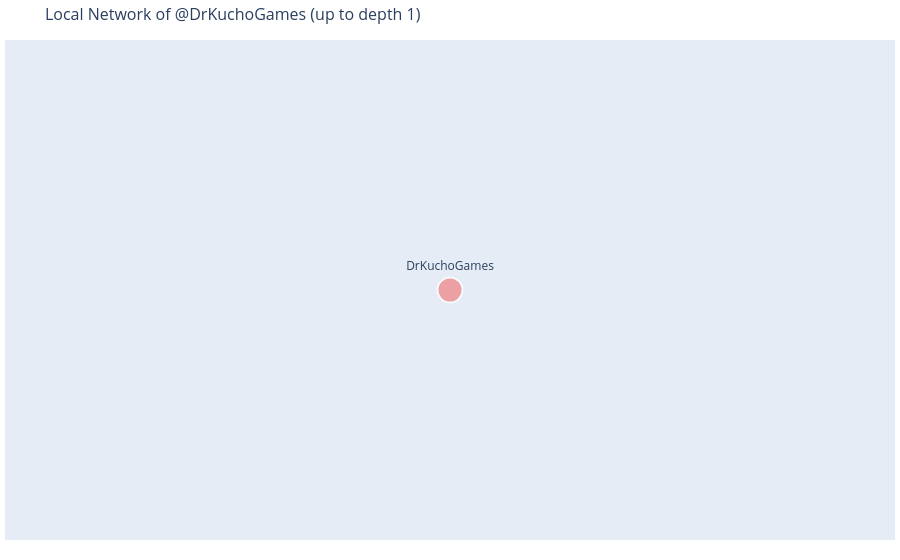

Notebook source saved alongside this figure:
### Code cell
visualize_user_network(G, "DrKuchoGames", max_depth=1)

### Figure 1 — Plotly figure (JSON) as saved in the notebook; plotly's stock layout.template omitted (floating-point values rounded to 4 significant figures)
{"data": [{"hoverinfo": "none", "line": {"color": "gray", "width": 1.5}, "mode": "lines", "type": "scatter", "x": [], "y": []}, {"hoverinfo": "text", "marker": {"color": ["lightcoral"], "line": {"width": 2}, "showscale": false, "size": [25]}, "mode": "markers+text", "text": ["DrKuchoGames"], "textposition": "top center", "type": "scatter", "x": [0], "y": [0]}], "layout": {"hovermode": "closest", "margin": {"b": 20, "l": 5, "r": 5, "t": 40}, "showlegend": false, "title": {"font": {"size": 16}, "text": "Local Network of @DrKuchoGames (up to depth 1)"}, "xaxis": {"showgrid": false, "showticklabels": false, "zeroline": false}, "yaxis": {"showgrid": false, "showticklabels": false, "zeroline": false}}}
